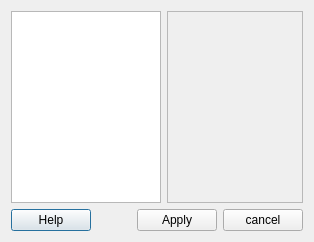
<?xml version="1.0" encoding="UTF-8"?>
<ui version="4.0">
 <class>GraphicSettingsDialog</class>
 <widget class="QDialog" name="GraphicSettingsDialog">
  <property name="geometry">
   <rect>
    <x>0</x>
    <y>0</y>
    <width>640</width>
    <height>480</height>
   </rect>
  </property>
  <property name="sizePolicy">
   <sizepolicy hsizetype="Ignored" vsizetype="Ignored">
    <horstretch>0</horstretch>
    <verstretch>0</verstretch>
   </sizepolicy>
  </property>
  <property name="minimumSize">
   <size>
    <width>640</width>
    <height>480</height>
   </size>
  </property>
  <property name="maximumSize">
   <size>
    <width>640</width>
    <height>506</height>
   </size>
  </property>
  <property name="windowTitle">
   <string>Graphic Settings</string>
  </property>
  <layout class="QGridLayout" name="gridLayout">
   <property name="sizeConstraint">
    <enum>QLayout::SetFixedSize</enum>
   </property>
   <item row="0" column="0">
    <layout class="QVBoxLayout" name="verticalLayout">
     <item>
      <layout class="QHBoxLayout" name="horizontalLayout">
       <item>
        <widget class="QListWidget" name="m_componentsListWidget">
         <property name="sizePolicy">
          <sizepolicy hsizetype="Fixed" vsizetype="Expanding">
           <horstretch>0</horstretch>
           <verstretch>0</verstretch>
          </sizepolicy>
         </property>
         <property name="minimumSize">
          <size>
           <width>150</width>
           <height>0</height>
          </size>
         </property>
         <property name="maximumSize">
          <size>
           <width>150</width>
           <height>16777215</height>
          </size>
         </property>
         <property name="palette">
          <palette>
           <active>
            <colorrole role="AlternateBase">
             <brush brushstyle="SolidPattern">
              <color alpha="200">
               <red>184</red>
               <green>184</green>
               <blue>184</blue>
              </color>
             </brush>
            </colorrole>
           </active>
           <inactive>
            <colorrole role="AlternateBase">
             <brush brushstyle="SolidPattern">
              <color alpha="200">
               <red>184</red>
               <green>184</green>
               <blue>184</blue>
              </color>
             </brush>
            </colorrole>
           </inactive>
           <disabled>
            <colorrole role="AlternateBase">
             <brush brushstyle="SolidPattern">
              <color alpha="200">
               <red>184</red>
               <green>184</green>
               <blue>184</blue>
              </color>
             </brush>
            </colorrole>
           </disabled>
          </palette>
         </property>
         <property name="alternatingRowColors">
          <bool>true</bool>
         </property>
        </widget>
       </item>
       <item>
        <widget class="QScrollArea" name="m_scrollArea">
         <property name="widgetResizable">
          <bool>true</bool>
         </property>
         <widget class="QWidget" name="scrollAreaWidgetContents">
          <property name="geometry">
           <rect>
            <x>0</x>
            <y>0</y>
            <width>460</width>
            <height>425</height>
           </rect>
          </property>
         </widget>
        </widget>
       </item>
      </layout>
     </item>
     <item>
      <layout class="QHBoxLayout" name="horizontalLayout_2">
       <item>
        <widget class="QPushButton" name="m_helpButton">
         <property name="text">
          <string>Help</string>
         </property>
        </widget>
       </item>
       <item>
        <spacer name="horizontalSpacer">
         <property name="orientation">
          <enum>Qt::Horizontal</enum>
         </property>
         <property name="sizeHint" stdset="0">
          <size>
           <width>40</width>
           <height>20</height>
          </size>
         </property>
        </spacer>
       </item>
       <item>
        <widget class="QPushButton" name="m_applyPushButton">
         <property name="text">
          <string>Apply</string>
         </property>
        </widget>
       </item>
       <item>
        <widget class="QPushButton" name="m_exitButton">
         <property name="text">
          <string>cancel</string>
         </property>
        </widget>
       </item>
      </layout>
     </item>
    </layout>
   </item>
  </layout>
 </widget>
 <resources/>
 <connections>
  <connection>
   <sender>m_exitButton</sender>
   <signal>clicked()</signal>
   <receiver>GraphicSettingsDialog</receiver>
   <slot>close()</slot>
   <hints>
    <hint type="sourcelabel">
     <x>630</x>
     <y>596</y>
    </hint>
    <hint type="destinationlabel">
     <x>339</x>
     <y>309</y>
    </hint>
   </hints>
  </connection>
 </connections>
</ui>
